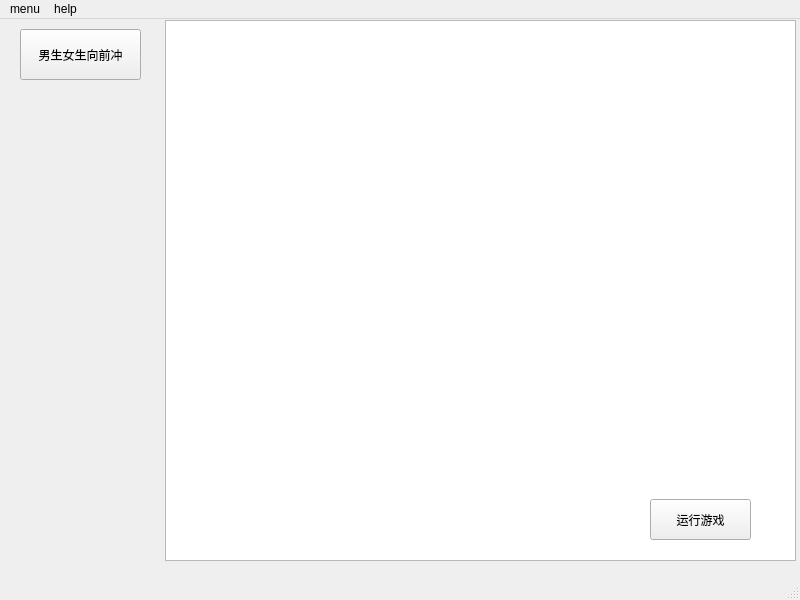
<?xml version="1.0" encoding="UTF-8"?>
<ui version="4.0">
 <class>MainWindow</class>
 <widget class="QMainWindow" name="MainWindow">
  <property name="geometry">
   <rect>
    <x>0</x>
    <y>0</y>
    <width>800</width>
    <height>600</height>
   </rect>
  </property>
  <property name="windowTitle">
   <string>MainWindow</string>
  </property>
  <widget class="QWidget" name="centralwidget">
   <widget class="QTextBrowser" name="textBrowser">
    <property name="geometry">
     <rect>
      <x>165</x>
      <y>1</y>
      <width>631</width>
      <height>541</height>
     </rect>
    </property>
   </widget>
   <widget class="QToolButton" name="toolButton">
    <property name="geometry">
     <rect>
      <x>20</x>
      <y>10</y>
      <width>121</width>
      <height>51</height>
     </rect>
    </property>
    <property name="text">
     <string>男生女生向前冲</string>
    </property>
   </widget>
   <widget class="QPushButton" name="pushButton">
    <property name="geometry">
     <rect>
      <x>650</x>
      <y>480</y>
      <width>101</width>
      <height>41</height>
     </rect>
    </property>
    <property name="text">
     <string>运行游戏</string>
    </property>
   </widget>
  </widget>
  <widget class="QMenuBar" name="menubar">
   <property name="geometry">
    <rect>
     <x>0</x>
     <y>0</y>
     <width>800</width>
     <height>22</height>
    </rect>
   </property>
   <widget class="QMenu" name="menumenu">
    <property name="title">
     <string>menu</string>
    </property>
    <addaction name="actionchange_account"/>
    <addaction name="actionexit"/>
   </widget>
   <widget class="QMenu" name="menuhelp">
    <property name="title">
     <string>help</string>
    </property>
    <addaction name="actionabout"/>
   </widget>
   <addaction name="menumenu"/>
   <addaction name="menuhelp"/>
  </widget>
  <widget class="QStatusBar" name="statusbar"/>
  <action name="actionchange_account">
   <property name="text">
    <string>change account</string>
   </property>
  </action>
  <action name="actionexit">
   <property name="text">
    <string>exit</string>
   </property>
  </action>
  <action name="actionabout">
   <property name="text">
    <string>about</string>
   </property>
  </action>
 </widget>
 <resources/>
 <connections/>
</ui>
